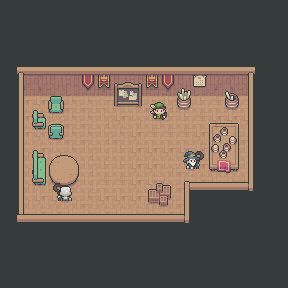

This game map was drawn from its Tiled (.tmx) file and the tilesets committed beside it. A one-line description and the full map source follow:
An orthogonal 18x18 tile map with 16x16 px tiles, 4 tile layers (Tile Layer 2, Tile Layer 3, Tile Layer 4, Tile Layer 1), 5 tilesets.

<map version="1.10" tiledversion="1.11.2" orientation="orthogonal" renderorder="right-down" width="18" height="18" tilewidth="16" tileheight="16" infinite="0" nextlayerid="5" nextobjectid="1">
 <tileset firstgid="1" name="structure" tilewidth="16" tileheight="16" tilecount="480" columns="30">
  <image source="structure.png" width="480" height="256" />
 </tileset>
 <tileset firstgid="481" name="floor" tilewidth="16" tileheight="16" tilecount="735" columns="21">
  <image source="floor.png" width="336" height="560" />
 </tileset>
 <tileset firstgid="1216" name="general-props" tilewidth="16" tileheight="16" tilecount="4720" columns="80">
  <image source="general-props.png" width="1280" height="944" />
 </tileset>
 <tileset firstgid="5936" name="wall" tilewidth="16" tileheight="16" tilecount="798" columns="19">
  <image source="wall.png" width="304" height="672" />
 </tileset>
 <tileset firstgid="6734" name="npc" tilewidth="16" tileheight="16" tilecount="100" columns="10">
  <image source="npc.png" width="160" height="160" />
 </tileset>
 <layer id="2" name="Tile Layer 2" width="18" height="18">
  <data encoding="csv">
0,0,0,783,804,762,804,804,783,762,763,804,762,763,764,0,0,0,
0,0,762,762,762,783,783,804,804,783,762,804,762,763,764,0,0,0,
0,0,762,783,783,804,804,804,805,804,762,804,762,763,764,582,0,0,
0,762,783,804,804,804,805,804,805,806,783,804,762,763,764,764,581,582,
0,6701,6702,6703,6704,6701,6702,6703,6704,6701,6702,6703,6704,6701,6702,6703,6704,6701,
0,6701,6702,6703,6704,6701,6702,6703,6704,6701,6702,6703,6704,6701,6702,6703,6704,6701,
0,804,804,805,806,806,763,804,805,806,764,783,762,783,783,783,804,804,
762,804,804,805,806,806,764,804,805,762,762,762,783,804,804,804,804,805,
783,804,804,805,806,806,764,806,804,783,783,783,804,804,805,806,783,762,
804,805,804,805,806,764,785,762,804,804,804,804,804,805,806,764,804,783,
804,805,804,805,806,764,762,762,804,804,805,806,804,805,806,764,616,804,
804,805,804,805,806,785,783,783,804,804,805,806,804,805,806,785,580,580,
804,805,804,804,805,806,804,804,804,804,805,806,804,805,806,806,601,601,
804,805,804,804,805,806,804,805,806,764,804,805,806,785,785,622,622,622,
804,805,804,805,804,805,804,805,806,785,804,804,805,806,806,581,582,0,
804,805,804,805,806,785,582,804,805,806,785,785,785,785,806,581,582,0,
804,805,804,805,806,806,603,762,804,805,806,806,806,806,582,580,581,582,
804,805,806,804,805,806,764,764,764,785,806,785,623,624,603,582,581,582
</data>
 </layer>
 <layer id="3" name="Tile Layer 3" width="18" height="18">
  <data encoding="csv">
0,0,0,0,0,0,0,0,0,0,0,0,0,0,0,0,0,0,
0,0,0,0,0,0,0,0,0,0,0,0,0,0,0,0,0,0,
0,0,0,0,0,0,0,0,0,0,0,0,0,0,0,0,0,0,
0,0,0,0,0,0,0,0,0,0,0,0,0,0,0,0,0,0,
0,0,0,0,0,2314,2475,0,0,2475,2314,0,2470,0,0,0,0,0,
0,0,0,0,0,2394,2555,2947,2948,2555,2394,2380,2550,0,2377,0,0,0,
0,0,1222,1223,1224,0,0,3027,3028,6796,6797,2460,0,0,2457,0,0,0,
0,0,1302,1303,1304,0,0,0,0,6806,6807,0,0,3240,3241,0,0,0,
0,0,1382,1383,1384,0,0,0,0,0,0,0,0,3320,3321,0,0,0,
0,0,1702,1556,1557,0,0,0,0,0,0,6754,6755,3400,3401,0,0,0,
0,0,1782,1636,1637,0,0,0,0,0,0,6764,6765,3480,3481,0,0,0,
0,0,1862,1716,1717,0,0,0,0,2857,2858,0,0,0,0,0,0,0,
0,0,0,0,0,0,0,0,0,2937,2938,0,0,0,0,0,0,0,
0,0,0,0,0,0,0,0,0,0,0,0,0,0,0,0,0,0,
0,0,0,0,0,0,0,0,0,0,0,0,0,0,0,0,0,0,
0,0,0,0,0,0,0,0,0,0,0,0,0,0,0,0,0,0,
0,0,0,0,0,0,0,0,0,0,0,0,0,0,0,0,0,0,
0,0,0,0,0,0,0,0,0,0,0,0,0,0,0,0,0,0
</data>
 </layer>
 <layer id="4" name="Tile Layer 4" width="18" height="18">
  <data encoding="csv">
0,0,0,0,0,0,0,0,0,0,0,0,0,0,0,0,0,0,
0,0,0,0,0,0,0,0,0,0,0,0,0,0,0,0,0,0,
0,0,0,0,0,0,0,0,0,0,0,0,0,0,0,0,0,0,
0,0,0,0,0,0,0,0,0,0,0,0,0,0,0,0,0,0,
0,0,0,0,0,0,0,0,0,0,0,0,0,0,0,0,0,0,
0,0,0,0,0,0,0,0,0,0,0,0,0,0,0,0,0,0,
0,0,0,0,0,0,0,0,0,0,0,0,0,0,0,0,0,0,
0,0,0,0,0,0,0,0,0,0,0,0,0,0,0,0,0,0,
0,0,0,0,0,0,0,0,0,0,0,0,0,0,0,0,0,0,
0,0,0,0,0,0,0,0,0,0,0,0,0,0,0,0,0,0,
0,0,0,0,0,0,0,0,0,0,0,0,0,0,0,0,0,0,
0,0,0,6778,6779,0,0,0,0,0,0,0,0,0,0,0,0,0,
0,0,0,6788,6789,0,0,0,0,0,0,0,0,0,0,0,0,0,
0,0,0,0,0,0,0,0,0,0,0,0,0,0,0,0,0,0,
0,0,0,0,0,0,0,0,0,0,0,0,0,0,0,0,0,0,
0,0,0,0,0,0,0,0,0,0,0,0,0,0,0,0,0,0,
0,0,0,0,0,0,0,0,0,0,0,0,0,0,0,0,0,0,
0,0,0,0,0,0,0,0,0,0,0,0,0,0,0,0,0,0
</data>
 </layer>
 <layer id="1" name="Tile Layer 1" width="18" height="18">
  <data encoding="csv">
44,44,44,44,44,44,44,44,44,44,44,44,44,44,44,44,44,44,
44,44,44,44,44,44,44,44,44,44,44,44,44,44,44,44,44,44,
44,44,44,44,44,44,44,44,44,44,44,44,44,44,44,44,44,44,
44,44,44,44,44,44,44,44,44,44,44,44,44,44,44,44,44,44,
44,16,74,74,74,74,74,74,74,74,74,74,74,74,74,17,44,44,
44,39,0,0,0,0,0,0,0,0,0,0,0,0,0,37,44,44,
44,39,0,0,0,0,0,0,0,0,0,0,0,0,0,37,44,44,
44,39,0,0,0,0,0,0,0,0,0,0,0,0,0,37,44,44,
44,39,0,0,0,0,0,0,0,0,0,0,0,0,0,37,44,44,
44,39,0,0,0,0,0,0,0,0,0,0,0,0,0,37,44,44,
44,39,0,0,0,0,0,0,0,0,0,0,0,0,0,37,44,44,
44,39,0,0,0,0,0,0,0,0,0,7,8,8,8,41,44,44,
44,39,0,0,0,0,0,0,0,0,0,37,38,38,38,38,38,44,
44,46,14,14,14,14,14,14,14,14,14,41,38,38,38,38,38,38,
44,44,44,44,44,44,44,44,44,44,44,44,44,44,44,44,44,44,
44,44,44,44,44,44,44,44,44,44,44,44,44,44,44,44,44,44,
44,44,44,44,44,44,44,44,44,44,44,44,44,44,44,44,44,44,
44,44,44,44,44,44,44,44,44,44,44,44,44,44,44,44,44,44
</data>
 </layer>
</map>
